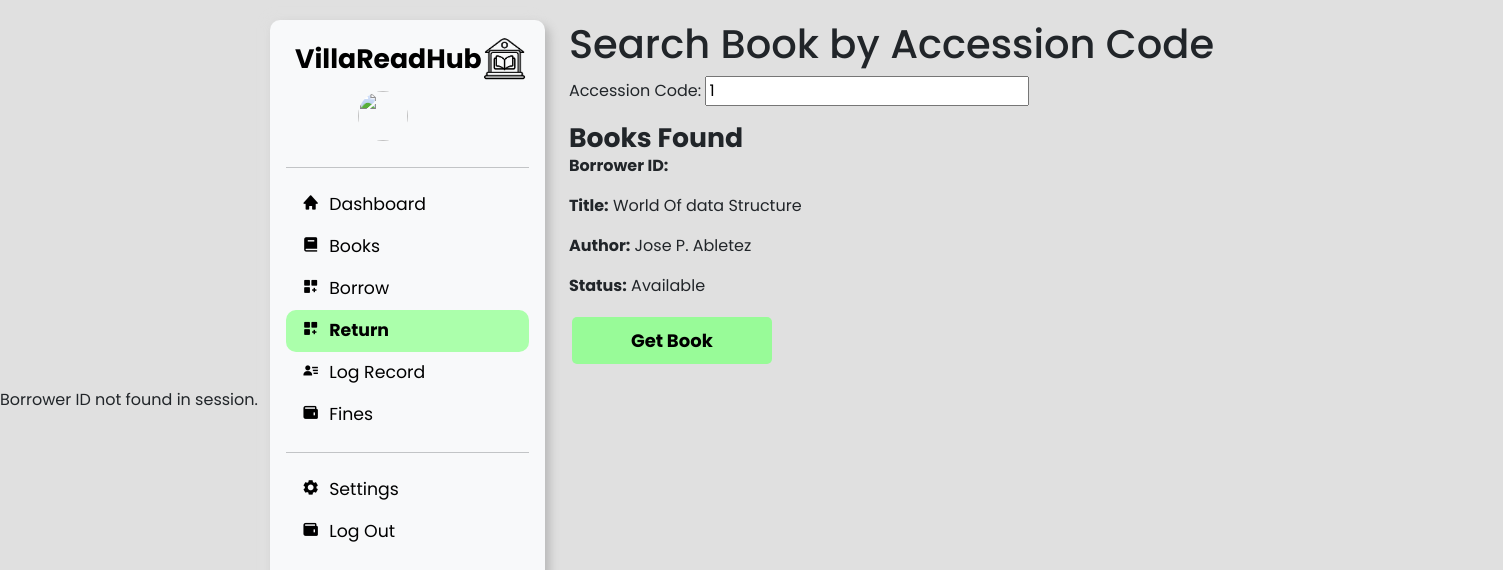
The app's page /staff/staff_book_borrow_find.php?Accession_Code=1 with its own data.
### tables this page shows
CREATE TABLE `tbl_books`  (
  `Accession_Code` int(17) NOT NULL AUTO_INCREMENT,
  `Book_Title` varchar(255) NOT NULL,
  `Authors_ID` varchar(11) NOT NULL,
  `Publisher_ID` varchar(11) NOT NULL,
  `Section_Code` int(11) NOT NULL,
  `Shelf_Number` int(11) NOT NULL,
  `tb_edition` varchar(255) NOT NULL,
  `Year_Published` year NOT NULL,
  `ISBN` varchar(20) NOT NULL,
  `Bibliography` varchar(255) NOT NULL,
  `Quantity` int(11) NOT NULL,
  `Price` float NOT NULL,
  `tb_status` varchar(255) NOT NULL,
  PRIMARY KEY (`Accession_Code`) USING BTREE,
  INDEX `Authors_ID`(`Authors_ID`) USING BTREE,
  INDEX `Publisher_ID`(`Publisher_ID`) USING BTREE,
  INDEX `Section_Code`(`Section_Code`) USING BTREE
);

CREATE TABLE `tbl_authors`  (
  `Authors_ID` varchar(11) NOT NULL,
  `Authors_Name` varchar(255) NOT NULL,
  `Nationality` varchar(255) NOT NULL,
  PRIMARY KEY (`Authors_ID`) USING BTREE
);

### staff/staff_book_borrow_find.php (the view, shortened to what this page needs)
<?php
$result = null;
if(isset($_REQUEST['Accession_Code'])) {
    $conn =  mysqli_connect("localhost","root","","db_library_2", 3308);
    $Accession_Code = mysqli_real_escape_string($conn, $_REQUEST['Accession_Code']);
    $sql = "SELECT tbl_books.*, tbl_authors.Authors_Name
            FROM tbl_books
            INNER JOIN tbl_authors ON tbl_books.Authors_ID = tbl_authors.Authors_ID
            WHERE Accession_Code = '$Accession_Code'";
    $result = $conn->query($sql);
} else {
     if(isset($_REQUEST['Accession_Code'])) {
        echo "<div class='books-container'><p>No book found with the provided Accession Code</p></div>";
    }
}
?>
<!DOCTYPE html>
<html lang="en">
<head>
    <link href="https://cdn.jsdelivr.net/npm/bootstrap@5.3.2/dist/css/bootstrap.min.css" rel="stylesheet">
    <link href='https://unpkg.com/boxicons@2.1.4/css/boxicons.min.css' rel='stylesheet'>
    <link href="./staff.css" rel="stylesheet">
</head>
<body>
    <div class="d-flex flex-column flex-shrink-0 p-3 bg-body-tertiary" >
        <a href="/" class="d-flex align-items-center mb-3 mb-md-0 me-md-auto link-body-emphasis text-decoration-none">
            <h2>Villa<span>Read</span>Hub</h2>
            <img src="../images/lib-icon.png" style="width: 45px;" alt="lib-icon"/>
        </a>
        <div class="user-header  d-flex flex-row flex-wrap align-content-center justify-content-evenly">
            <img src="https://github.com/mdo.png" alt="" width="50" height="50" class="rounded-circle me-2">
        </div>
        <hr>
        <ul class="nav nav-pills flex-column mb-auto">
            <li class="nav-item"> <a href="./staff_dashboard.php" class="nav-link link-body-emphasis " > <i class='bx bxs-home'></i>Dashboard </a> </li>
            <li class="nav-item"> <a href="./staff_books.php" class="nav-link link-body-emphasis"><i class='bx bxs-book'></i>Books</a> </li>
            <li class="nav-item"> <a href="./staff_borrow_dash.php" class="nav-link link-body-emphasis"><i class='bx bxs-customize'></i>Borrow</a> </li>
            <li class="nav-item active"> <a href="./staff_return.php" class="nav-link link-body-emphasis"><i class='bx bxs-customize'></i>Return</a> </li>
            <li class="nav-item"> <a href="./staff_log.php" class="nav-link link-body-emphasis"><i class='bx bxs-user-detail'></i>Log Record</a> </li>
            <li class="nav-item"> <a href="./staff_registerUser.php" class="nav-link link-body-emphasis"><i class='bx bxs-wallet'></i>Fines</a> </li>
            <hr>
            <li class="nav-item"> <a href="./staff_settings.php" class="nav-link link-body-emphasis"><i class='bx bxs-cog'></i>Settings</a> </li>
            <li class="nav-item"> <a href="../logout.php" class="nav-link link-body-emphasis"><i class='bx bxs-wallet'></i>Log Out</a> </li>
        </ul>
    </div>
    <div class="board container">
    <div class='books-container'>
    <h1>Search Book by Accession Code</h1>
    <form action="staff_book_borrow_find.php" method="GET">
        <label for="Accession_Code">Accession Code:</label>
        <?php
    echo '<input type="text" id="Accession_Code" name="Accession_Code" placeholder="Enter Accession Code" required';
    if(isset($_SESSION['Accession_Code']) && !empty($_SESSION['Accession_Code'])) {
        echo ' value="' . htmlspecialchars($_SESSION['Accession_Code']) . '"';
    }
    echo '>';
?>
    </form>
    <?php
        if ($result && $result->num_rows > 0) {
            echo "<h2>Books Found</h2>";
            echo "<div class='books-container'>";
            while ($book_details = $result->fetch_assoc()) {
                echo "<div class='book'>";
                echo "<p><strong>Borrower ID:</strong> " . $borrower_id . "</p>";
                echo "<p><strong>Title:</strong> " . $book_details['Book_Title'] . "</p>";
                echo "<p><strong>Author:</strong> " . $book_details['Authors_Name'] . "</p>";
                echo "<p><strong>Status:</strong> " . $book_details['tb_status'] . "</p>";
                echo "</div>";
            }
            echo "</div>";
        } else {
        }
        ?>
      <button type="submit" class="btn btn-primary" id="book_borrow">Get Book</button>
    </div>
    </div>
</body>
</html>

### staff/staff.css (style rules this page uses)
body { width: 100vw; height: 100vh; background-color: #e0e0e0; font-family: "Poppins"; display: flex; align-items: center; justify-content: space-evenly; flex-wrap: wrap; flex-direction: column; }
.bg-body-tertiary { width: 275px; height: 95%; margin: 12px; border-radius: 10px; box-shadow: 5px 5px 10px #bababa, -5px -5px 10px #dfdfdf; }
.bg-body-tertiary >a { flex-wrap:wrap; justify-content: center; width: 250px; }
h2 { font-size: 20pt; font-weight: 700; margin: 0%; }
li.nav-item.active { background-color: #abffab; font-weight: bold; border-radius: 10px; }
.nav-link { font-size: 13pt; }
.nav-link > i { margin-right: 10px; }
.active { --bs-dropdown-link-active-bg: #8effa8; }
.board { width: 78%; height: 95%; display: grid; grid-template-columns: 1fr; grid-template-rows: 72px 1fr; gap: 2px; }
.user-header { width: 265px; padding: 10px; }
.btn { width: 200px; height: auto; padding: 10px; margin: 3px; font-size: 18px; font-weight: 700; border-radius: 5px; background-color: palegreen; border: none; color:black; transition: all 0.50s ease; }

### records on screen
tbl_books: Book_Title "World Of data Structure", Authors_ID.Authors_Name "Jose P. Abletez", tb_status "Available"
